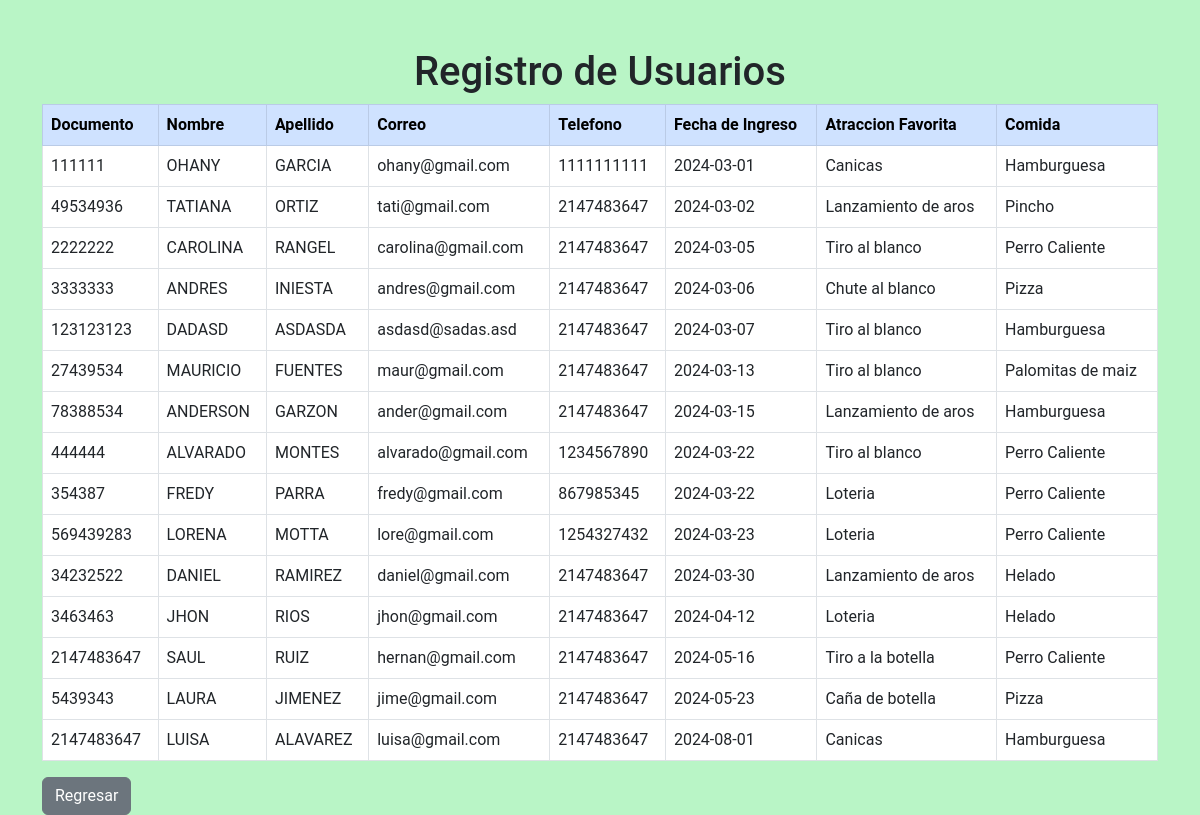
Page /Tablas.php on the earlier database version.
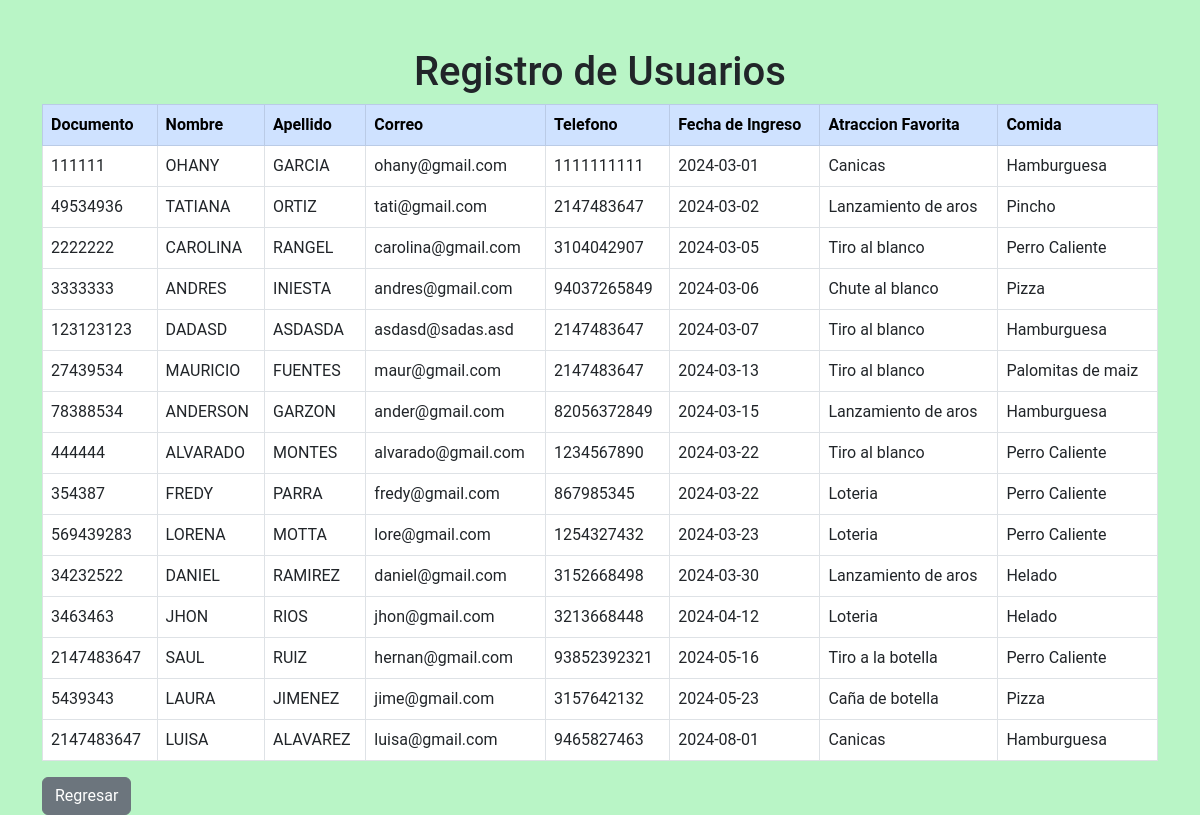
Same page on the later database version.
### tables this page shows
CREATE TABLE `ingreso` (
  `Id_ingreso` int(50) NOT NULL,
  `Documento` int(12) NOT NULL,
  `Nombre` varchar(25) NOT NULL,
  `Apellido` varchar(25) NOT NULL,
  `Correo` varchar(30) NOT NULL,
  `Telefono` bigint(11) NOT NULL,
  `Fecha_ingreso` date NOT NULL,
  `Id_juego` int(30) NOT NULL,
  `Id_comida` int(30) NOT NULL
);

CREATE TABLE `juego` (
  `Id_juego` int(30) NOT NULL,
  `Juego` varchar(50) NOT NULL
);

CREATE TABLE `comida` (
  `Id_comida` int(30) NOT NULL,
  `Comida` varchar(50) NOT NULL
);

### Tablas.php (the view, shortened to what this page needs)
<?php
    $db = new Database();
    $con = $db->conectar();
?>
<!DOCTYPE html>
<html lang="en">
<head>
    <link href="https://cdn.jsdelivr.net/npm/bootstrap@5.3.0/dist/css/bootstrap.min.css" rel="stylesheet">
    <link rel="stylesheet" href="css/css2.css">
<body>
<div class="container mt-5">
    <h1 class="text-center">Registro de Usuarios</h1>
    <table class="table table-bordered">
        <thead class="table-primary">
            <tr>
                <th>Documento</th>
                <th>Nombre</th>
                <th>Apellido</th>
                <th>Correo</th>
                <th>Telefono</th>
                <th>Fecha de Ingreso</th>
                <th>Atraccion Favorita</th>
                <th>Comida</th>
            </tr>
        </thead>
        <tbody>
            <?php
            $consulta = "SELECT * FROM ingreso, comida, juego WHERE ingreso.Id_juego = juego.Id_juego AND ingreso.Id_comida = Comida.Id_comida ORDER BY ingreso.Fecha_ingreso" ;
            $resultado = $con->query($consulta);
            while ($fila = $resultado->fetch()) {
                echo '
                <tr>
                    <td>' . $fila["Documento"] . '</td>
                    <td>' . $fila["Nombre"] . '</td>
                    <td>' . $fila["Apellido"] . '</td>
                    <td>' . $fila["Correo"] . '</td>
                    <td>' . $fila["Telefono"] . '</td>
                    <td>' . $fila["Fecha_ingreso"] . '</td>
                    <td>' . $fila["Juego"] . '</td>
                    <td>' . $fila["Comida"] . '</td>
                </tr>';
            }
            ?>
        </tbody>
    </table>
    <div class="row mt-3">
        <div class="col-md-6 text-start">
            <form action="index.php">
                <input type="submit" value="Regresar" class="btn btn-secondary"/>
            </form>
        </div>
    </div>
</div>
</body>
</html>

### css/css2.css (style rules this page uses)
body { font-family: 'Roboto', sans-serif; background: #b9f5c6; }

Differences in the rows shown:
changed ingreso "CAROLINA": Telefono "2147483647" → "3104042907"
changed ingreso "ANDRES": Telefono "2147483647" → "94037265849"
changed ingreso "ANDERSON": Telefono "2147483647" → "82056372849"
changed ingreso "DANIEL": Telefono "2147483647" → "3152668498"
changed ingreso "JHON": Telefono "2147483647" → "3213668448"
changed ingreso "SAUL": Telefono "2147483647" → "93852392321"
changed ingreso "LAURA": Telefono "2147483647" → "3157642132"
changed ingreso "LUISA": Telefono "2147483647" → "9465827463"
